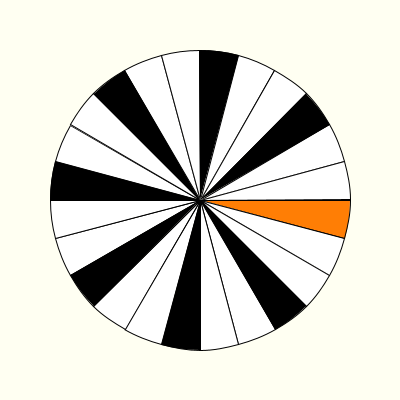
Frame 1 (no input)
Frame 60 (the mouse pressed at the canvas centre just before this capture): identical to frame 1, image omitted
Frame 120 (the mouse held since frame 60 and released just before this capture): identical to frame 1, image omitted

The Processing sketch that drew this single still picture (run headless with seeded random() and noise(); from frame 60 on, the mouse is pressed at the canvas centre):

// Processing sketch: week17_7_wheel
// ── week17_7_wheel.pde
void setup(){
  size(400,400);
}
void draw(){
  background(#FFFFF2);
  for(int i=0;i<24;i++){
    float a=radians(360/24);
    if(i==0)fill(#FF7E05);
    else if(i%3==0)fill(#000000);
    else if(i%3==0)fill(#FAE3A9);
    else fill(#FFFFFF);
    arc(200,200,300,300,d+a*i,d+a*(i+1),PIE);
  }
}

float d=0;
void mouseDragged(){
  d=mouseX;
}
